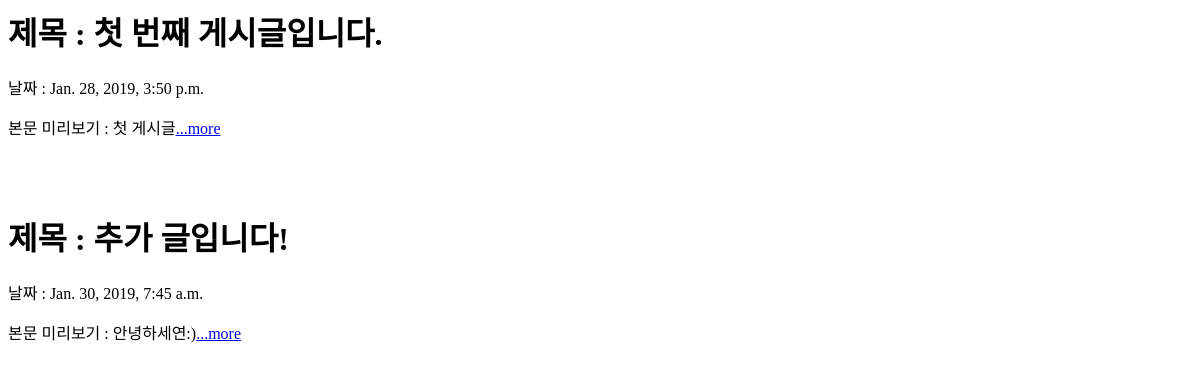
Before: / with the older database file.
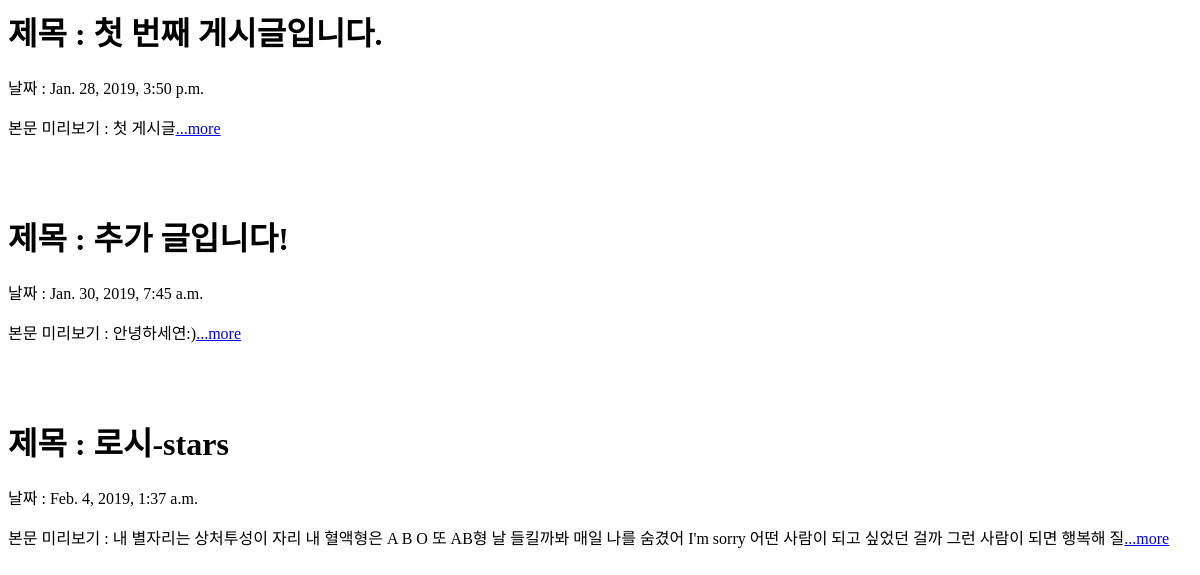
After: the same page with the newer database file.
### blog/models.py (models this page shows, shortened)
class Blog(models.Model):
  title = models.CharField(max_length=200)
  pub_date = models.DateTimeField('date published')
  body = models.TextField()
  def summary(self):
    return self.body[:100]

### blog/views.py (the view)
# urls.py: 2. Add a URL to urlpatterns:  path('', views.home, name='home')
def home(request):
  blogs = Blog.objects
  return render(request, 'home.html', {'blogs':blogs})

### blog/templates/home.html (shortened to what this page needs)
{% for blog in blogs.all %}
  <h1> 제목 : {{blog.title}}</h1>
  <p> 날짜 : {{blog.pub_date}} </p>
  <p> 본문 미리보기 : {{blog.summary}}<a href="{%url 'detail' blog.id%}">...more</a></p>
{% endfor %}

Changed rows visible on the page:
added Blog: title "로시-stars", pub_date "Feb. 4, 2019, 1:37 a.m.", summary "내 별자리는 상처투성이 자리 내 혈액형은 A B O 또 AB형 날 들킬까봐 매일 나를 숨겼어 I'm sorry 어떤 사람이 되고 싶었던 걸까 그런 사람이 되면 행복해 질"
